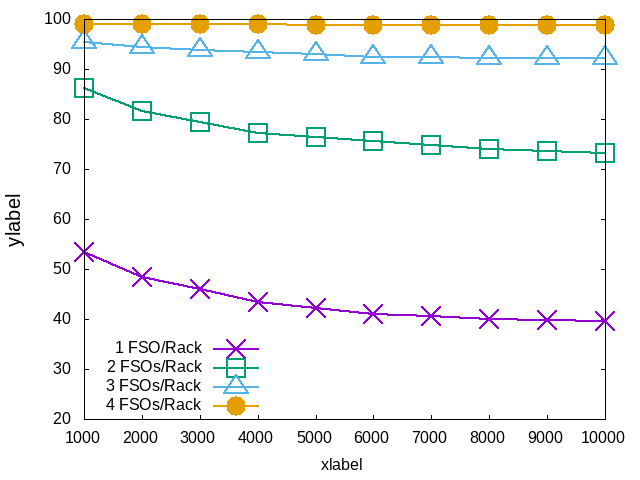

gnuplot code for this plot:
set yrange [20:100]
#set xrange [0:10000]
set xlabel "xlabel"
set ylabel "ylabel" font ",15"
set key bottom left
#unset key
#set title "title"

set term post eps color "GothicBBB-Medium-RKSJ-H, 20"      
set output 'curve.eps' 
plot  'curve.txt' using ($2*100):xtic(1) title "1 FSO/Rack" with linespoints pointtype 2 linewidth 2 pointsize 3, '' using ($3*100) title "2 FSOs/Rack" with linespoints pointtype 4 linewidth 2 pointsize 3, '' using ($4*100) title "3 FSOs/Rack" with linespoints pointtype 8 linewidth 2 pointsize 3, '' using ($5*100) title "4 FSOs/Rack" with linespoints pointtype 7 linewidth 2 pointsize 3

set terminal png
set output 'curve.png'  
replot
